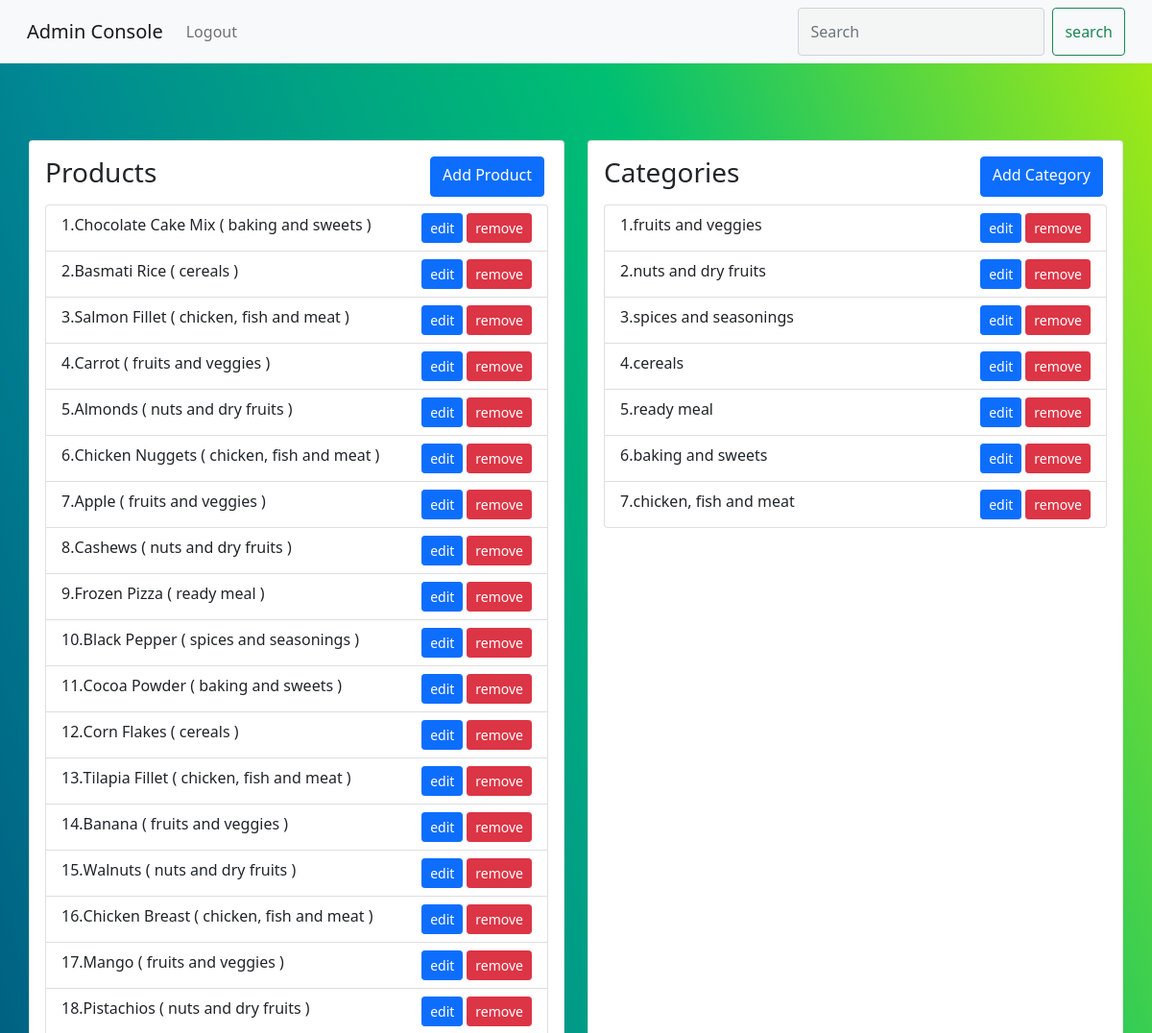
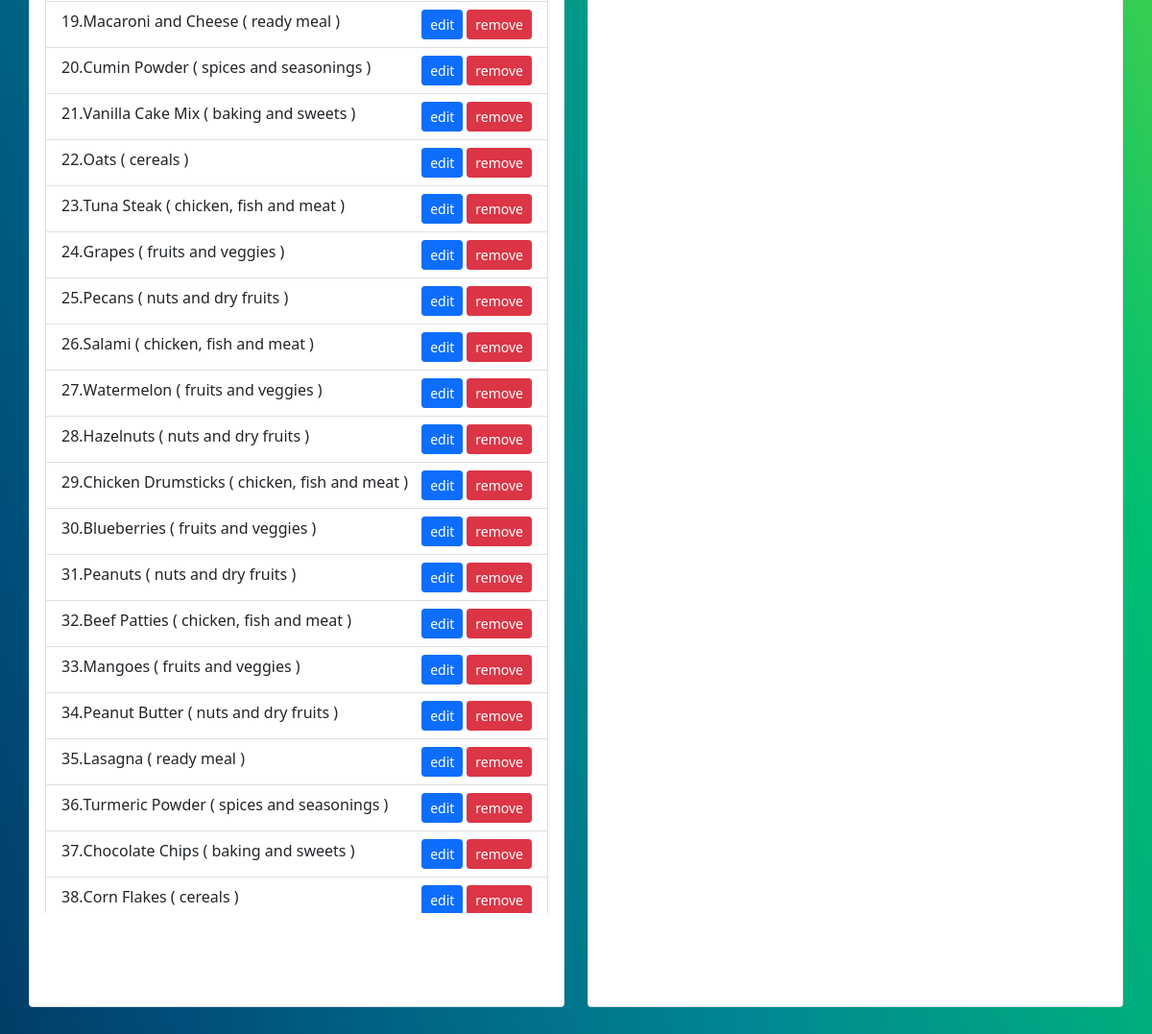
The app's page /admin (signed in) with its own data (2 pictures, top to bottom).
### application/models.py (models this page shows, shortened)
class Product(db.Model):
    __tablename__ = 'product'
    product_id = db.Column(db.Integer, primary_key=True, nullable=False, unique=True)
    name = db.Column(db.String(100), nullable=False)
    description = db.Column(db.String(200))
    price = db.Column(db.Float(10, 2), nullable=False)
    unit = db.Column(db.String(), nullable=False)
    stock_quantity = db.Column(db.INTEGER, nullable=False)
    manufacture_date = db.Column(db.String(), nullable=False)
    expiry_date = db.Column(db.String(), nullable=False)
    created_at = db.Column(db.DateTime, nullable=False)
    category_id = db.Column(db.Integer, db.ForeignKey('category.category_id'))
    category = db.relationship(Category)

class Category(db.Model):
    __tablename__ = 'category'
    category_id = db.Column(db.Integer, primary_key=True)
    name = db.Column(db.String(100), nullable=False, unique=True)
    created_at = db.Column(db.DateTime, nullable=False)

### application/controller.py (the view)
@app.route('/admin', methods = ['GET'])
@login_required
def admin():
    form = SearchForm()
    products = db.session.query(Product, Category).join(Category, Product.category_id == Category.category_id).all()
    category_list = Category.query.all()
    return render_template('admin.html', form=form, products=products, cat_list = category_list)

### application/forms.py
class SearchForm(FlaskForm):
    search = StringField(validators=[InputRequired()])
    submit = SubmitField("search")

### application/__init__.py (called while the page is built)
def load_user(user_id):
    return User.query.get(int(user_id))

### application/controller.py (called while the page is built)
@app.context_processor
def base():
    form = SearchForm()
    category = Category.query.all()
    return dict(form = form, category = category)

### templates/admin.html (shortened to what this page needs)
<!DOCTYPE html>
<html>
<head>
    <link rel="stylesheet" href="{{url_for('static',filename = 'css/bootstrap.min.css')}}">
    <link rel="stylesheet" href="{{url_for('static',filename = 'css/bootstrap.css')}}">
    <link rel="stylesheet" href="{{url_for('static',filename = 'css/user.css')}}">
    <link rel="stylesheet" href="{{url_for('static',filename = 'css/admin.css')}}">
</head>
<body class="gradient-custom">
    {% include 'admin_nav.html' %}
    <main id="main" class="main">
        <section class="section dashboard">
            <div class="row">
                <div class="col-lg-6">
                    <div class="card">
                        <div class="card-body">
                            <div class="user-product d-flex mb-2">
                                <p class="h3" style="display: inline-block;">Products</p>
                                <a class="btn btn-primary me-1 ms-auto" href="/admin/add_product">Add Product</a>
                            </div>
                            <div class="overflow-auto">
                                <ol class="list-group list-group-numbered">
                                    {% for i,j in products %}
                                        <li class="list-group-item d-flex">{{i.name}} ( {{j.name}} ) <a
                                                class="btn btn-primary btn-sm me-1 ms-auto"
                                                href="/admin/edit_product/{{i.product_id}}">edit</a><a type="button"
                                                class="btn btn-danger btn-sm prod" data-bs-toggle="modal"
                                                data-bs-target="#exampleModal" id={{i.product_id}}>
                                                remove
                                            </a>
                                        </li>
                                    {% endfor %}
                                </ol>
                            </div>
                        </div>
                    </div>
                </div>
                <div class="col-lg-6">
                    <div class="card">
                        <div class="card-body">
                            <div class="user-product d-flex mb-2">
                                <p class="h3" style="display: inline-block;">Categories</p>
                                <a class="btn btn-primary me-1 ms-auto" href="/admin/add_category">Add Category</a>
                            </div>
                            <div class="overflow-auto">
                                <ol class="list-group list-group-numbered">
                                    {% for i in cat_list %}
                                    <li class="list-group-item d-flex">{{i.name}}
                                        <a class="btn btn-primary btn-sm me-1 ms-auto"
                                        href="/admin/edit_category/{{i.category_id}}">edit</a><a type="button"
                                        class="btn btn-danger btn-sm cat" data-bs-toggle="modal"
                                        data-bs-target="#exampleModal1" id={{i.category_id}}>
                                        remove
                                    </a>
                                    </li>
                                    {% endfor %}
                                </ol>
                            </div>
                        </div>
                    </div>
                </div>
            </div>
        </section>
</body>
</html>

### templates/admin_nav.html (shortened to what this page needs)
<nav class="navbar navbar-expand-lg navbar-light bg-light">
    <div class="container-fluid">
      <a class="navbar-brand ms-3" href="{{url_for('main.admin')}}">Admin Console</a>
      <div class="collapse navbar-collapse " id="navbarSupportedContent">
        <ul class="navbar-nav me-auto mb-2 mb-lg-0">
          <li class="nav-item">
            <a class="nav-link" href="{{url_for('main.admin_login')}}">Logout</a>
          </li>
        </ul>
        <form class="d-flex me-3 ms-auto" method="POST" action="{{url_for('main.adminsearch')}}">
            <input class="form-control me-2" type="search" placeholder="Search" aria-label="Search" , name="search">
            {{ form.submit(class="btn btn-outline-success", type="submit") }}
        </form>
      </div>
    </div>
  </nav>

### static/css/user.css (style rules this page uses)
.form-control { height: 50px; background-color:#eeeeee69; }
body { height: 100vh; }

### static/css/admin.css (style rules this page uses)
#main { margin-top: 60px; padding: 20px 30px; transition: all 0.3s; }
body { height: 100vh; }
.gradient-custom { background-image: linear-gradient(to right top, #051937, #004d7a, #008793, #00bf72, #a8eb12); }
.overflow-auto { min-height: 55vh; max-height: 55vh; max-width: 100%; }
.col-lg-6 > .card { min-height: 60vh; }

### records on screen
Product: name "Chocolate Cake Mix", name "baking and sweets"
Product: name "Basmati Rice", name "cereals"
Product: name "Salmon Fillet", name "chicken, fish and meat"
Product: name "Carrot", name "fruits and veggies"
Product: name "Almonds", name "nuts and dry fruits"
Product: name "Chicken Nuggets", name "chicken, fish and meat"
Product: name "Apple", name "fruits and veggies"
Product: name "Cashews", name "nuts and dry fruits"
Product: name "Frozen Pizza", name "ready meal"
Product: name "Black Pepper", name "spices and seasonings"
Product: name "Cocoa Powder", name "baking and sweets"
Product: name "Corn Flakes", name "cereals"
Product: name "Tilapia Fillet", name "chicken, fish and meat"
Product: name "Banana", name "fruits and veggies"
Product: name "Walnuts", name "nuts and dry fruits"
Product: name "Chicken Breast", name "chicken, fish and meat"
Product: name "Mango", name "fruits and veggies"
Product: name "Pistachios", name "nuts and dry fruits"
Product: name "Macaroni and Cheese", name "ready meal"
Product: name "Cumin Powder", name "spices and seasonings"
Product: name "Vanilla Cake Mix", name "baking and sweets"
Product: name "Oats", name "cereals"
Product: name "Tuna Steak", name "chicken, fish and meat"
Product: name "Grapes", name "fruits and veggies"
Product: name "Pecans", name "nuts and dry fruits"
Product: name "Salami", name "chicken, fish and meat"
Product: name "Watermelon", name "fruits and veggies"
Product: name "Hazelnuts", name "nuts and dry fruits"
Product: name "Chicken Drumsticks", name "chicken, fish and meat"
Product: name "Blueberries", name "fruits and veggies"
Product: name "Peanuts", name "nuts and dry fruits"
Product: name "Beef Patties", name "chicken, fish and meat"
Product: name "Mangoes", name "fruits and veggies"
Product: name "Peanut Butter", name "nuts and dry fruits"
Product: name "Lasagna", name "ready meal"
Product: name "Turmeric Powder", name "spices and seasonings"
Product: name "Chocolate Chips", name "baking and sweets"
Product: name "Corn Flakes", name "cereals"
Category: name "fruits and veggies"
Category: name "nuts and dry fruits"
Category: name "spices and seasonings"
Category: name "cereals"
Category: name "ready meal"
Category: name "baking and sweets"
Category: name "chicken, fish and meat"
